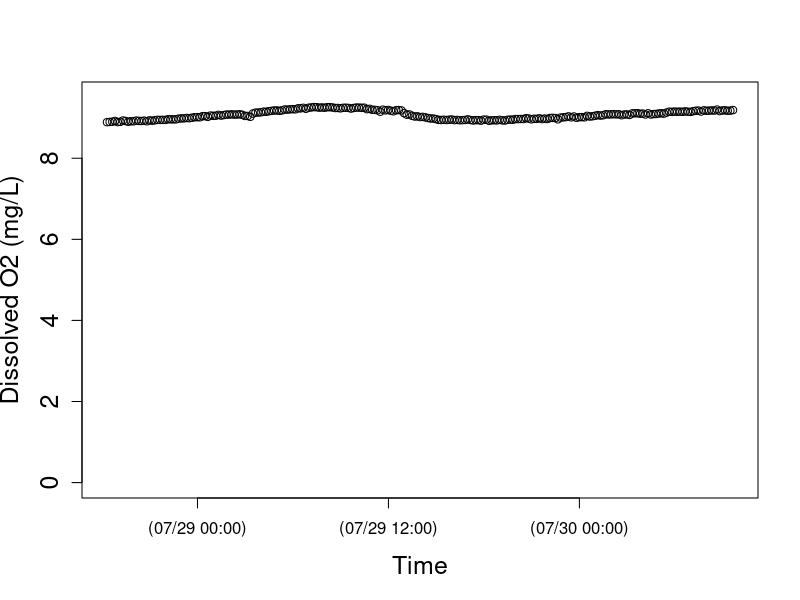
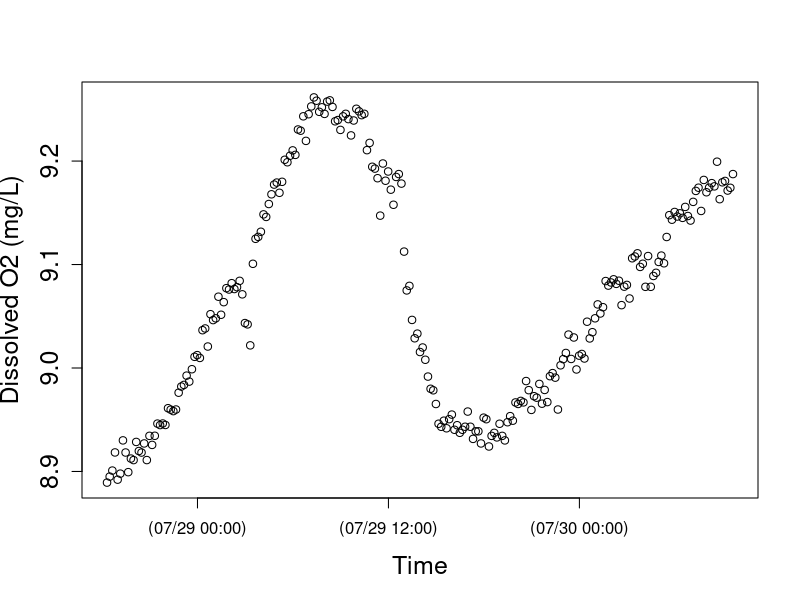

Write the R code that produced these figures, in order. (Note: this script raises an error after producing the figures.)
setwd("N:/Thesis.N/FreshStart_trans/TempLight_trans/TempLightSum17_trans/FI28jul17")
install.packages("chron")
library(chron)
StreamData=read.table("FI28jul17.csv",header=TRUE)  	##time is in seconds since 1970 and in UTC
StreamData$dtime<-chron(StreamData$time/86400)-(7/24)
## Check new chron object dtime and O2 data
## here is where you can target and remove outliers if you want to check before running models 
plot(StreamData$dtime, StreamData$oxy,cex.lab=1.5, cex.axis=1.5, lwd=1,ylim=c(0,9.5), xlab="Time",ylab="Dissolved O2 (mg/L)")
plot(StreamData$dtime, StreamData$oxy,cex.lab=1.5, cex.axis=1.5, lwd=1, xlab="Time",ylab="Dissolved O2 (mg/L)")

# END data important and management
# [2] LOAD O2 SATURATION FUNCTION

osat<- function(temp, bp) {
  
  tstd<-log((298.15-temp) / (273.15 + temp))
  
  a0<-2.00907
  a1<-3.22014
  a2<-4.0501
  a3<-4.94457
  a4<- -0.256847
  a5<- 3.88767
  
  u<-10^(8.10765-(1750.286/(235+temp)))
  
  sato<-(exp(a0 + a1*tstd + a2*tstd^2 + a3*tstd^3 + a4*tstd^4+a5*tstd^5))*((bp-u)/(760-u))*1.42905
  sato
}

#end of function
# END loading O2 SAT calc #
# [3] LOAD BAROMETRIC PRESSURE FUNCTION
## Function to correct barometric pressure for altitude. From Colt (2012).
## This function gives bp in mmHg for altitude given nearby measurement of standardized barometric pressure. 
## temp is degC 
## alt is m
## bpst is in inches of Hg and the sort of data you will find from U.S. weather stations.  Delete the *25.4 if you in the rest of the world where pressure is given in metric units
####function returns mm of Hg
bpcalc<- function(bpst, alt) {
  bpst*25.4*exp((-9.80665*0.0289644*alt)/(8.31447*(273.15+15)))
}
#end of function
# END loading BP calc function ####### 
# [4] LOAD GAS EXCHANGE (K) FUNCTIONS
# NOTE: The functions you use will depend on the methods used to estimate K (O2, propane, SF6). The temperature correction (Kcor) is embedded in the models below, but the Kcor function must be loaded into R before running the model.
# UNITS are day^(-1)
## This code does the opposite of Kcor below; it estimates K600 for KO2 at a given temperature. From Wanninkhof (1992).
K600fromO2<-function (temp, KO2) {
  ((600/(1800.6 - (120.1 * temp) + (3.7818 * temp^2) - (0.047608 * temp^3)))^-0.5) * KO2
}
#end of function
# This calculates K600 from K measured in a propane addition. From Raymond et al. (2012).
K600frompropane<-function (temp, Kpropane) {
  ((600/(2864 - (154.14 * temp) + (3.791 * temp^2) - (0.0379 * temp^3)))^-0.5) * Kpropane
}
#end of function
# This calculates K600 from K measured in a SF6 addition. From Raymond et al. (2012).
K600fromSF6<-function(temp, KSF6) {
  ((600/(3255.3-(217.13*temp)+(6.837*temp^2)-(0.08607*temp^3)))^-0.5)*KSF6
}
#end of function
# This function calculates KO2 at any given tempertaure from K600. via schmidt number scaling.  The scaling equation if From JÃ¤hne et al. (1987), Schmidt number conversions from Wanninkhof et al. 1992.
Kcor<-function (temp,K600){
  K600/(600/(1800.6-(temp*120.1)+(3.7818*temp^2)-(0.047608*temp^3)))^-0.5
}
#end of function
# END loading K functions
# [5] NIGHTTIME REGRESSION to estimate K -- OPTIONAL
### nighttime regression code to estimate K. Approach as in Hornberger and Kelly (1975).
## o2 file is your oxygen data (defined in subsetting)
## bp is barometric pressure in mm Hg for your site, 
## ts is the time step in MINUTES (not days as in metabolism code below)

nightreg<-function(o2file, bp, ts){
  
  temp<-o2file$temp
  oxy<-o2file$oxy
  
  # moving average on oxy data
  oxyf1<-filter(o2file$oxy,rep(1/3,3), sides=2)
  
  # trim the ends of the oxy data
  oxyf2<- oxyf1[c(-1,-length(oxyf1))]
  
  # calculate delO/delt; convert to units of days by ts in min-1*1440
  deltaO2<-((oxyf2[-1]-oxyf2[-length(oxyf2)])/ts)*1440
  
  # Trim the first two and last one from the temp data to match the filter oxy data
  temptrim<-temp[c(-2:-1,-length(temp))]
  
  # calc the dodef
  satdef<-osat(temptrim,bp)-oxyf2[-1]
  
  # fit linear model and plot using linear model fitting (lm) and abline functions in R stats package
  nreg<-lm(deltaO2~satdef)
  plot(satdef,deltaO2)
  abline(nreg)
  
  # use coef function in R stats package to get lm coefficients
  coeff<-coef(nreg)
  
  # output gives lm coeff and K600 (converted from nighttime regression estimate of KO2)
  out<-list(coeff, K600fromO2(mean(temp), coeff[2]))
  out
  
}
#end of function
# NOTE: this approach works better for some sites/dates than others; always check that your model fit is good and that your K600 estimate makes sense!
#Call as:  The first argument in the function defines when to pull data.  In this case on 10/27/204 (for spring creek) between 18:05 and 23:00

nightreg(StreamData[StreamData$dtime>=as.numeric(chron(dates="07/19/17", times="18:10:00")) & StreamData$dtime<=as.numeric(chron(dates="07/21/17", times="10:00:00")), ], bp=660, ts=10)
# END nighttime regression calculation of K #
# check that light makes sense
plot(StreamData$dtime, StreamData$light,cex.lab=1.5, cex.axis=1.5, lwd=1, xlab="Time",ylab="PAR (umol photons/s/m2)")
# END light
# [7] MODEL v1 - RIVERMETABK; solves for GPP, ER, AND K
##
# [7a] LOAD RIVERMETABK functions
###########################################

## VERSION 1 of possible metabolism model

##### now estimate metabolism

## parameter names (and units) for BOTH rivermetab functions (solving for or fixing K600):
## oxy.mod = modeled O2 (mg/L)
## oxy = O2 data (mg/L)
## MET[1] = GPP = estimated daily gross primary production (g O2 m-2 d-1); + flux of O2 production
## MET[2] = ER = estimated daily ecosystem respiration (g O2 m-2 d-1); - flux of O2 consumption 
## MET[3] = K = estimated K600 (d-1)
## z = estimated site depth (m)
## Kcor = KO2 corrected for temperature, calculated from K600 (d-1)
## bp = barometric pressure (mmHg)
## temp = water temperature (C)
## light = PAR data (or modlight from above light function)
## ts = time step of O2 data from logger (10 min intervals --> units are day, so 10/1440=0.06944)

# Model to calculate GPP, ER and K simultaneously
# This model is advantageous in the sense that one can estimate K from the data, but beware that it may be an overparameterized model.  
# Note that you have the opportunity below to use your light data or modeled light (here as data$light estimated for spring creek and french creek with the light model function above). You decide and modify the function and data names accordingly.

# rivermetabK is the master function that calls the MLE function (onestationmleK) and plotting function (onestationplot) below
rivermetabK<-function(o2file, z, bp, ts){
  
  ##pull data out of loaded o2file (subset in CALL function) and give it a name. 
  temp<-o2file$temp
  oxy<-o2file$oxy
  light<-o2file$light
  
  ##This calls onestationmleK (below) to calculate metabolism by non-linear minimization. We use nlm() function in R stats package; for more information see "help(nlm)"  The first argument is the function to be minimized, the second defines the starting values.  The function that is minimized (onestationmleK, see below) always has as its first argument, a vector of parameters (MET), and second argument a vector of starting values for those parameters, p=c(3,-5, 10).
  
  river.mle<-nlm(onestationmleK, p=c(3,-5, 10), oxy=oxy, z=z,temp=temp,light=light, bp=bp, ts=ts)
  
  ##plot modeled and measaured O2 given MLE estimates of GPP, ER, and K600.  It calls a function below onestationplot()
  
  onestationplot(GPP=river.mle$estimate[1], ER=river.mle$estimate[2],oxy=oxy,z=z,temp=temp,light=light, K=river.mle$estimate[3], bp=bp, ts=ts)
  
  ##return GPP, ER, K600, and MLE values
  b <- list(GPP=river.mle$estimate[1], ER=river.mle$estimate[2], K600=river.mle$estimate[3], neglogL=river.mle$minimum[1])
  b
}
# end of function
# This function returns the negative log likelihood value given O2 data and estimates of GPP, ER, and K (which is vector MET); is included in master rivermetabK function above
onestationmleK<-function(MET,temp, oxy, light, z, bp, ts) {
  
  # create new vector for modeled O2
  oxy.mod<-numeric(length(data))
  # give starting value from oxygen data; this is the only time O2 data is used to model GPP and ER
  oxy.mod[1]<-oxy[1]
  
  # this is the metabolism equation as in Van de Bogert et al 2007 L&OMethods
  for (i in 2:length(oxy)) {oxy.mod[i]<-oxy.mod[i-1]+((MET[1]/z)*(light[i]/sum(light)))+ MET[2]*ts/z+(Kcor(temp[i],MET[3]))*ts*(osat(temp[i],bp)-oxy.mod[i-1]) }
  
  ##below is MLE calculation; output is -log likelihood
  # diff in measured and modeled O2
  sqdiff<-(oxy-oxy.mod)^2 
  # likelihood function
  L <- length(oxy) * (log(((sum(sqdiff)/length(oxy))^0.5))+0.5*log(6.28)) + ((2*sum(sqdiff)/length(oxy))^-1) * sum(sqdiff)
  L
}
# end of function
# this function plots modeled O2 and O2 data from estimates of daily GPP, ER, and K; is included in master rivermetabK function above
# Calls same metabolism equation as in mle function, but plots modeled O2 as a function of GPP, ER, and K estimates from mle
# use this to visually assess your model estimates (should be good agreement between modeled and measured O2)
onestationplot<-function(GPP, ER, oxy, z, temp, K, light, bp, ts) {
  
  oxy.mod<-numeric(length(oxy))
  oxy.mod[1]<-oxy[1]
  
  # this is the metabolism equation as in Van de Bogert et al (2007) L&OMethods
  for (i in 2:length(oxy)) { oxy.mod[i]<-oxy.mod[i-1]+((GPP/z)*(light[i]/sum(light)))+ ER*ts/z+(Kcor(temp[i],K))*ts*(osat(temp[i],bp)-oxy.mod[i-1]) }
  
  plot(seq(1:length(oxy)),oxy.mod, type="l",xlab="Time", ylab="Dissolved oxygen  (mg/L)", cex.lab=1.5, cex.axis=1.5, lwd=2 )
  points(seq(1:length(oxy)),oxy)
}
# end of function

####### END LOADING rivermetabK function #
# [7b] CALL RIVERMETABK function
###########################################

## Call as:  z is depth in m, bp is im mmHg, ts is time steps in days.

# for spring creek data; 10/28/14
###########################################

## Call as:  z is depth in m, bp is im mmHg, ts is time steps in days.

# for spring creek data; 10/28/14
rivermetab<-function(o2file, z, bp, ts, K){
  
  ##pull data out of loaded o2file (subset in CALL function) and give it a name. 
  temp<-o2file$temp
  oxy<-o2file$oxy
  light<-o2file$light
  
  ##calculate metabolism by non linear minimization of MLE function (below)
  river.mle<-nlm(onestationmle, p=c(3,-5), oxy=oxy, z=z,temp=temp,light=light, bp=bp, ts=ts, K=K)
  
  ##plot data; uses same plot function as given for rivermetabK above (relisted below to keep each model as own unit)
  onestationplot(GPP=river.mle$estimate[1], ER=river.mle$estimate[2],oxy=oxy,z=z,temp=temp,light=light, K=K, bp=bp, ts=ts)
  
  ##return GPP, ER, and MLE value
  b<-list(GPP= river.mle$estimate[1], ER= river.mle$estimate[2],  neglogL= river.mle$minimum[1])
  b
}
# end of function

# function returns the likelihood value given O2 data and estimates of GPP, ER (which is vector MET); is included in master rivermetab function above; K600 is fixed
onestationmle<-function(MET,temp, oxy, light, z, bp, ts, K) {
  
  oxy.mod<-numeric(length(data))
  oxy.mod[1]<-oxy[1]
  
  # this is the metabolism equation as in Van de Bogert et al 2007 L&OMethods
  for (i in 2:length(oxy)) {oxy.mod[i]<-oxy.mod[i-1]+((MET[1]/z)*(light[i]/sum(light)))+ MET[2]*ts/z+(Kcor(temp[i],K))*ts*(osat(temp[i],bp)-oxy.mod[i-1]) }
  
  ## below is MLE calculation; output is likelihood
  # diff in measured and modeled O2
  sqdiff<-(oxy-oxy.mod)^2 
  # likelihood function
  L <- length(oxy)*(log(((sum(sqdiff)/length(oxy))^0.5)) +0.5*log(6.28)) + ((2*sum(sqdiff)/length(oxy))^-1)*sum(sqdiff)
  L
}
#end of function

# (As in rivermetabK)
# this function plots modeled O2 and O2 data from estimates of daily GPP and ER; is included in master rivermetab function above
# Calls same metabolism equation as in mle function, but plots modeled O2 as a function of GPP, ER estimates from mle
# use this to visually assess your model estimates (should be good agreement between modeled and measured O2)
onestationplot<-function(GPP, ER, oxy, z, temp, K, light, bp, ts) {
  
  oxy.mod<-numeric(length(oxy))
  oxy.mod[1]<-oxy[1]
  
  # this is the metabolism equation as in Van de Bogert et al (2007) L&OMethods
  for (i in 2:length(oxy)) { oxy.mod[i]<-oxy.mod[i-1]+((GPP/z)*(light[i]/sum(light)))+ ER*ts/z+(Kcor(temp[i],K))*ts*(osat(temp[i],bp)-oxy.mod[i-1]) }
  
  plot(seq(1:length(oxy)),oxy.mod, type="l",xlab="Time", ylab="Dissolved oxygen  (mg/L)", cex.lab=1.5, cex.axis=1.5, lwd=2 )
  points(seq(1:length(oxy)),oxy)
  
  print(summary(lm(oxy~oxy.mod)))
  
}
# end of function


####### END loading rivermetab function ####### 
## Call as:  z is depth in m, bp is im mmHg, ts is time steps in days.

# 10 MIN timestep!! literature k600 values based on slope
rivermetab(o2file=StreamData[StreamData$dtime>=as.numeric(chron(
  dates="07/28/17", times="19:49:00")) & StreamData $dtime<=as.numeric(chron(
    dates="07/30/17", times="08:59:00")), ], 
  z=0.060, 
  bp=725, 
  ts=0.006944, 
  K=118.995357)
# 10 MIN timestep!! my derived k600 values based on velocity
rivermetab(o2file=StreamData[StreamData$dtime>=as.numeric(chron(
  dates="07/28/17", times="19:49:00")) & StreamData $dtime<=as.numeric(chron(
  dates="07/30/17", times="08:59:00")), ], 
  z=0.060, 
  bp=725, 
  ts=0.006944, 
  K=24.4240600)
# 10 MIN timestep!! full model as is 
rivermetabK(o2file=StreamData[ StreamData $dtime>=as.numeric(chron(
  dates="07/28/17", times="19:49:00")) & StreamData $dtime<=as.numeric(chron(
  dates="07/30/17", times="08:00:00")), ], 
  z=0.060, 
  bp=725, 
  ts=0.006944)
